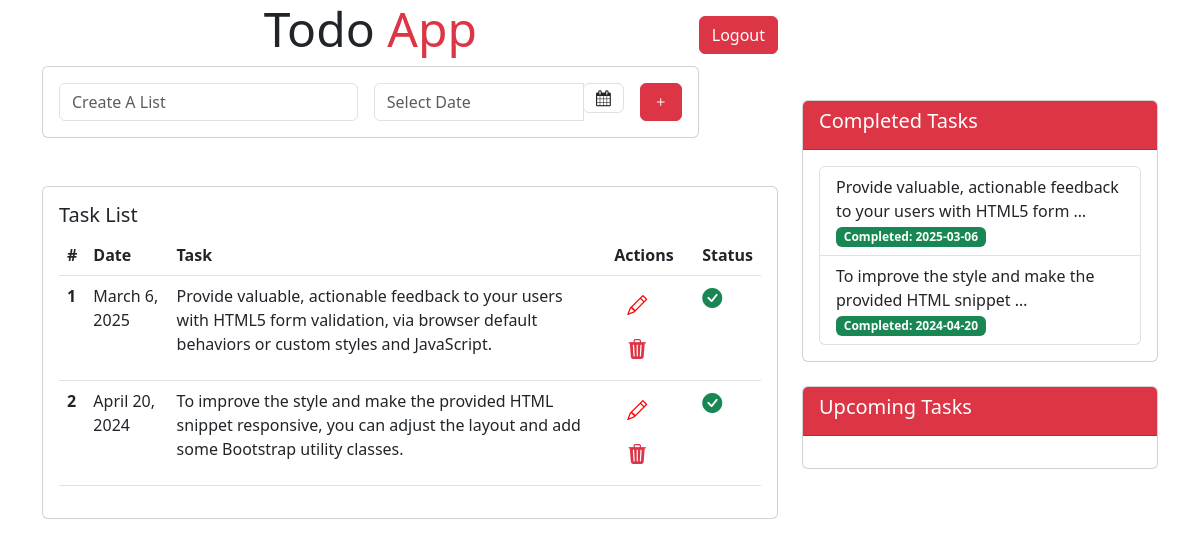
Screenshot of /home (signed in) with the database file from the repository.
### main/models.py (models this page shows, shortened)
class Task(models.Model):
    contents = models.TextField()
    user = models.ForeignKey(User, null=True, blank=True, on_delete=models.CASCADE)
    due_date = models.DateField(null=True, blank=True)
    created_date = models.DateTimeField(auto_now_add=True, null=True, blank=True)
    completed = models.BooleanField(default=False)

### main/views.py (the view)
# urls.py: 2. Add a URL to urlpatterns:  path('', views.home, name='home')
@login_required
def home(request):
    if request.method == "POST":
        contents = request.POST['text']
        due_date = request.POST['date']
        username = request.user
        task = Task.objects.create(contents=contents, user=username, due_date=due_date)
        return redirect('home')
    username = request.user
    tasks = Task.objects.filter(user=username)
    upcoming_task = Task.objects.filter(completed=False, user=request.user)
    completed_task = Task.objects.filter(completed=True, user=request.user)
    context = {
        'tasks': tasks,
        'upcoming_task': upcoming_task,
        'completed_task': completed_task
    }
    return render(request, "main/home.html", context)

### templates/main/home.html (shortened to what this page needs)
{% extends 'main/base.html' %}
{% block content %}
<section id="intro" class="">
    <div class="container-lg">
        <div class="row">
            <div class="col-lg-8">
                <div class="text-center">
                <h2 class="display-5 lead">Todo <span class="text-danger">App</span>
                    <a href="/" class="btn btn-danger float-end my-3">Logout</a>
                </h2>
            </div>
<form action="" method="POST">
    <div class="card mb-4">
        <div class="card-body d-flex justify-content-between align-items-center">
            <div class="form-group mb-0 me-3 flex-grow-1">
                <input type="text" name="text" class="form-control" id="text" placeholder="Create A List" required>
            </div>
            <div class="input-group date" style="width: 250px;">
                <input type="text" name="date" class="form-control datepicker" placeholder="Select Date" required>
                <span class="input-group-append">
                    <span class="input-group-text bg-white">
                        <i class="fa fa-calendar"></i>
                    </span>
                </span>
            </div>
            <button type="submit" class="btn btn-danger ms-3">
                <i class="bi bi-plus"></i>
            </button>
        </div>
    </div>
</form>
                <form class="my-5" action="" method="POST">
                    <div class="card mt-4">
                        <div class="card-body">
                            <h5 class="card-title">Task List</h5>
                            <div class="table-responsive overflow-auto" style="max-height: 400px;">
                                <table class="table">
                                    <thead>
                                        <tr>
                                            <th scope="col">#</th>
                                            <th scope="col">Date</th>
                                            <th scope="col">Task</th>
                                            <th scope="col">Actions</th>
                                            <th scope="col">Status</th>
                                        </tr>
                                    </thead>
                                    <tbody>
                                        {% if tasks %}
                                            {% for task in tasks %}
                                                <tr>
                                                    <th scope="row">{{ forloop.counter }}</th>
                                                    <td>{{ task.due_date }}</td>
                                                    <td>{{ task.contents }}</td>
                                                    <td>
                                                        <a href="#" class="btn btn-outline" data-bs-toggle="modal" data-bs-target="#updateModal" data-task-id="{{ task.id }}">
                                                            <i class="bi bi-pencil" style="font-size: 20px; color: red;"></i>
                                                        </a>
                                                        <a href="{% url 'delete_task' task.id %}" type="button" class="btn btn-outline">
                                                            <i class="bi bi-trash3-fill text-danger" style="font-size: 20px;"></i>
                                                        </a>
                                                    </td>
                                                    <td>
                                                        {% if task.completed %}
                                                            <a >
                                                                <i class="bi bi-check-circle-fill text-success" style="font-size: 20px;"></i>
                                                            </a>
                                                        {% else %}
                                                            <a href="{% url 'complete_task' task.id %}">
                                                                <i class="bi bi-square text-secondary" style="font-size: 20px;"></i>
                                                            </a>
                                                        {% endif %}
                                                    </td>
                                                </tr>
                                            {% endfor %}
                                        {% else %}
                                            <tr>
                                                <td colspan="5" class="text-danger text-center display-6">No tasks yet</td>
                                            </tr>
                                        {% endif %}
                                    </tbody>
                                </table>
                            </div>
                        </div>
                    </div>
                </form>
            </div>
        <div class="col-lg-4" style="margin-top: 100px;">
            <div class="card mb-4">
                <div class="card-header" style="background-color: #dc3545;">
                    <h5 class="card-title text-white">Completed Tasks</h5>
                </div>
                <div class="card-body" style="max-height: 300px; overflow-y: auto;">
            <ul class="list-group">
                {% for task in completed_task %}
                <li class="list-group-item">
                    {{ task.contents|truncatewords:10 }}
                    {% if task.due_date %}
                    <span class="badge bg-success">
                        Completed: {{ task.due_date|date:"Y-m-d" }}
                    </span>
                    {% endif %}
                </li>
                {% endfor %}
            </ul>
        </div>
    </div>
    <div class="card">
        <div class="card-header" style="background-color: #dc3545;">
            <h5 class="card-title text-white">Upcoming Tasks</h5>
        </div>
        <div class="card-body" style="max-height: 300px; overflow-y: auto;">
</div>
    </div>
</div>
        </div>
    </div>
</section>
{% endblock %}

### templates/main/base.html (shortened to what this page needs)
<!doctype html>
<html lang="en">
  <head>
    <link href="https://cdn.jsdelivr.net/npm/bootstrap@5.3.0-alpha1/dist/css/bootstrap.min.css" rel="stylesheet">
    <link href="https://cdn.jsdelivr.net/npm/bootstrap-datepicker@1.9.0/dist/css/bootstrap-datepicker.min.css" rel="stylesheet">
     <link rel="stylesheet" href="https://cdnjs.cloudflare.com/ajax/libs/font-awesome/4.7.0/css/font-awesome.min.css">
     <link href="https://cdn.jsdelivr.net/npm/bootstrap-icons@1.8.1/font/bootstrap-icons.css" rel="stylesheet">
  </head>
  <body>
    {% block content %}
    {% endblock %}
  </body>
</html>

### rows the page displays
Task: due_date "March 6, 2025", contents "Provide valuable, actionable feedback to your users with HTML5 form validation, via browser default behaviors or custom styles and JavaScript.", completed True (drawn), contents "Provide valuable, actionable feedback to your users with HTML5 form …", due_date "2025-03-06"
Task: due_date "April 20, 2024", contents "To improve the style and make the provided HTML snippet responsive, you can adjust the layout and add some Bootstrap utility classes.", completed True (drawn), contents "To improve the style and make the provided HTML snippet …", due_date "2024-04-20"
